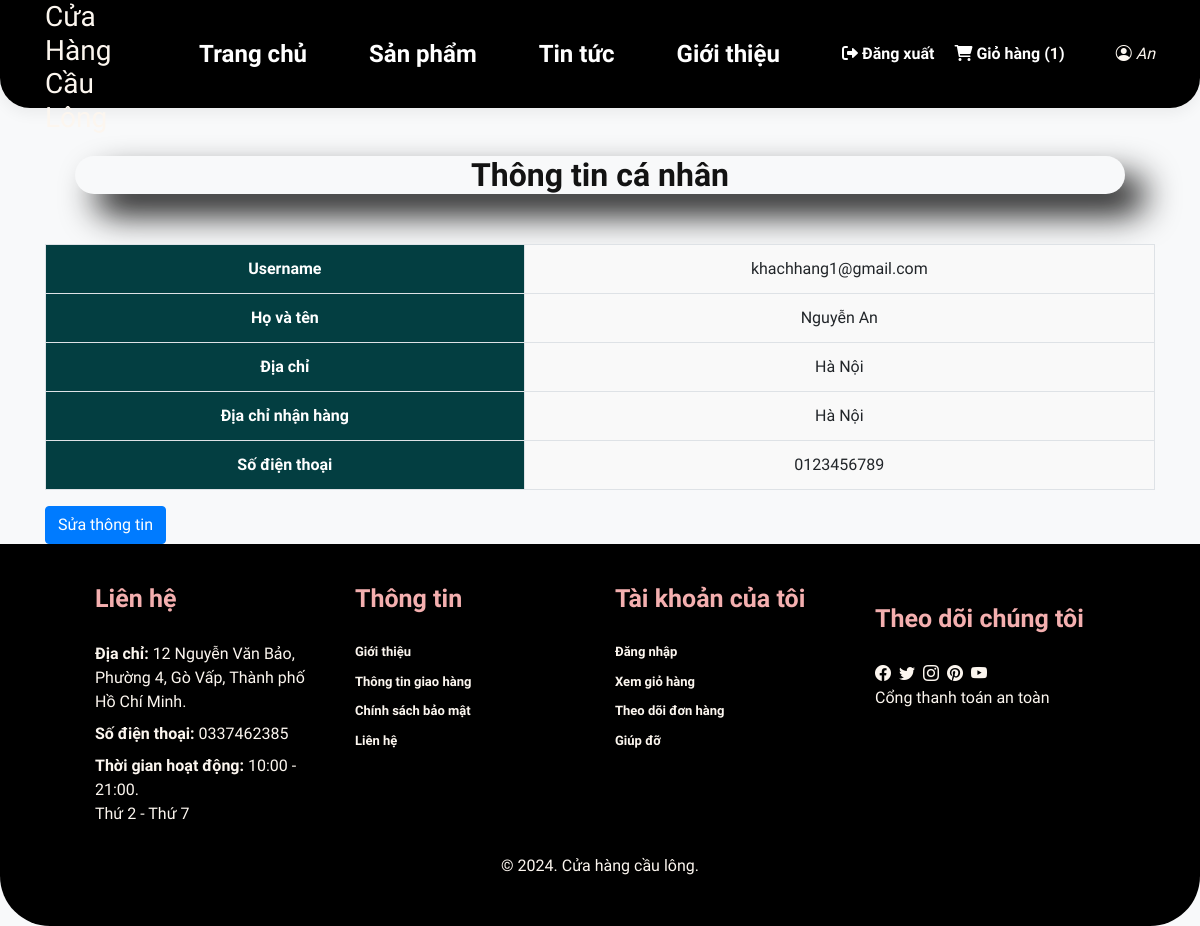
The page /KETHOP/thong_tin_ca_nhan.php (signed in) on the database its author committed.
### tables this page shows
CREATE TABLE `khachhang` (
  `id` int(11) NOT NULL,
  `username` varchar(100) NOT NULL,
  `password` varchar(255) NOT NULL,
  `phanquyen` int(11) NOT NULL,
  `hodem` varchar(50) NOT NULL,
  `ten` varchar(50) NOT NULL,
  `diachi` varchar(255) NOT NULL,
  `diachinhanhang` varchar(255) NOT NULL,
  `dienthoai` varchar(15) NOT NULL,
  `landangnhapgannhat` datetime DEFAULT NULL
);

### KETHOP/myclass/clskhachhang.php (called while the page is built, shortened)
<?php
include("clstmdt.php");
class khachhang extends tmdt
{
    public function xuatdanhsachcongty($sql) {
        $link = $this->connect();
        $ketqua = mysql_query($sql, $link);
        $i = mysql_num_rows($ketqua);
        if ($i > 0) {
            while ($row = mysql_fetch_array($ketqua)) {
                $idcty = $row['idcty'];
                $tencty = $row['tencty'];
                echo '<a href="index.php?id=' . $idcty . '">' . $tencty . '</a>';
                echo '<br>';
            }
        } else {
            echo 'Đang cập nhật công ty.';
        }
    }
}
?>

### KETHOP/myclass/clstmdt.php (called while the page is built, shortened)
<?php
	class tmdt{
		public function connect()
		{
			$con=mysql_connect("localhost","caulong","123");
			if(!$con)
			{
				echo 'Khong ket noi dc csdl';
				exit();
			}else{
					return $con;
				}
			}
			public function Laycot($sql)
			{
				$link=$this->connect();
				$ketqua=mysql_query($sql,$link);
				$i=mysql_num_rows($ketqua);
				$giatri='';
				if($i>0)
				{
					while($row=mysql_fetch_array($ketqua))
					{
						$gt=$row[0];
						$giatri=$gt;
					}
				}
				return $giatri;
			}
}
?>

### KETHOP/thong_tin_ca_nhan.php (the view, shortened to what this page needs)
<?php
$idkhachhang = $_SESSION['id'];
$tmdt = new login();
$link = $tmdt->connect();
$sql = "SELECT username, hodem, ten, diachi, diachinhanhang, dienthoai FROM khachhang WHERE id='$idkhachhang'";
$result = mysql_query($sql, $link);
?>
<?php
include ("myclass/clskhachhang.php");
$p = new khachhang();
if (isset($_SESSION['id']) && isset($_SESSION['user']) && isset($_SESSION['pass']) && isset($_SESSION['phanquyen'])) {
    $idkh = $_SESSION['id'];
    $tenkh = $p->Laycot("SELECT ten FROM khachhang WHERE id='$idkh' LIMIT 1");
    $cart_count = $p->Laycot("SELECT SUM(soluong) FROM giohang WHERE idkhachhang = '$idkh' LIMIT 1");
} else {
    $idkh = null;
    $tenkh = null;
    $cart_count = 0;
}
?>
<!doctype html>
<html lang="vi">
<head>
    <link rel="stylesheet" href="https://cdnjs.cloudflare.com/ajax/libs/font-awesome/6.0.0-beta3/css/all.min.css">
    <link rel="stylesheet" type="text/css" href="./css/home.css">
    <link rel="stylesheet" type="text/css" href="./css/chinhsach.css">
    <link rel="stylesheet" href="https://cdn.jsdelivr.net/npm/bootstrap-icons@1.11.1/font/bootstrap-icons.css">
    <link rel="stylesheet" type="text/css" href="./bootstrap-4.0.0-dist (1)/css/bootstrap.min.css">
</head>
<body>
<div class="container-lg">
    <header id="header">
        <div class="container d-flex justify-content-between align-items-center">
            <a href="../index.php" class="logo h3">Cửa Hàng Cầu Lông</a>
            <nav>
                <ul class="nav">
                    <li class="nav-item"><a class="nav-link text-white" href="./index.php">Trang chủ</a></li>
                    <li class="nav-item dropdown">
                        <a class="nav-link text-white " href="" id="navbarDropdown" role="button" data-toggle="dropdown" aria-haspopup="true" aria-expanded="false">Sản phẩm</a>
                            <?php $p->xuatdanhsachcongty("SELECT * FROM congty ORDER BY tencty ASC"); ?>
                    </li>
                    <li class="nav-item"><a class="nav-link text-white" href="TinTuc.php">Tin tức</a></li>
                    <li class="nav-item"><a class="nav-link text-white" href="gioithieu.php">Giới thiệu</a></li>
                </ul>
            </nav>
              <div class="user-icons">
                    <?php if ($idkh !== null): ?>
                        <a style="text-decoration: none;" href="../logout/logout.php" class="text-white mx-2">
                            <i class="fas fa-sign-out-alt"></i> Đăng xuất
                        </a>
                    <?php else: ?>
                        <a style="text-decoration: none;" href="../login/index.php" class="text-white mx-2">
                            <i class="fas fa-user"></i> Đăng nhập
                        </a>
                    <?php endif; ?>
                    <a style="text-decoration: none;" href="giohang.php" class="text-white mx-2">
                        <i class="fas fa-shopping-cart"></i> Giỏ hàng (<span id="cart-count"><?php echo $cart_count; ?></span>)
                    </a>
                </div>
                <div class="menu-hover-container" style="margin-left: 20px;">
                    <?php
                    if (isset($tenkh)) {
                        echo '
                        <div class="menu-hover">
  				<i class="bi bi-person-circle  "> <span class="user-info">' . htmlspecialchars($tenkh) . '</span></i>
                            <div class="menu-content">
                                <a href="thong_tin_ca_nhan.php">Thông tin cá nhân</a>
                                <a href="trang_thai_don_hang.php">Trạng thái đơn hàng</a>
                                <a href="lich_su_dang_nhap.php">Lịch sử đăng nhập</a>
                            </div>
                        </div>';
                    }
                    ?>
                </div>
        </div>
    </header>
    <div class="container mt-5">
        <h2 style="margin-bottom:50px; text-align:center; font-weight:bold;">Thông tin cá nhân</h2>
        <table class="table table-bordered">
            <tr>
                <th>Username</th>
                <td><?php echo htmlspecialchars($row['username']); ?></td>
            </tr>
            <tr>
                <th>Họ và tên</th>
                <td><?php echo htmlspecialchars($row['hodem'] . ' ' . $row['ten']); ?></td>
            </tr>
            <tr>
                <th>Địa chỉ</th>
                <td><?php echo htmlspecialchars($row['diachi']); ?></td>
            </tr>
            <tr>
                <th>Địa chỉ nhận hàng</th>
                <td><?php echo htmlspecialchars($row['diachinhanhang']); ?></td>
            </tr>
            <tr>
                <th>Số điện thoại</th>
                <td><?php echo htmlspecialchars($row['dienthoai']); ?></td>
            </tr>
        </table>
        <a href="sua_thong_tin.php" class="btn btn-primary">Sửa thông tin</a>
    </div>
        <footer id="footer" class="section-p1">
            <div class="col">
                <h4>Liên hệ</h4>
                <p><strong>Địa chỉ:</strong> 12 Nguyễn Văn Bảo, Phường 4, Gò Vấp, Thành phố Hồ Chí Minh.</p>
                <p><strong>Số điện thoại:</strong> 0337462385</p>
                <p><strong>Thời gian hoạt động:</strong> 10:00 - 21:00. <br>Thứ 2 - Thứ 7</p>
            </div>
            <div class="col">
                <h4>Thông tin</h4>
                <a href="gioithieu.php">Giới thiệu</a>
                <a href="ChinhSachKH.php">Thông tin giao hàng</a>
                <a href="baomat.php">Chính sách bảo mật</a>
                <a href="LienHe.php">Liên hệ</a>
            </div>
            <div class="col">
                <h4>Tài khoản của tôi</h4>
                <a href="./login.html">Đăng nhập</a>
                <a href="../giohang.php">Xem giỏ hàng</a>
                <a href="#">Theo dõi đơn hàng</a>
                <a href="#">Giúp đỡ</a>
            </div>
            <div class="col install">
                <div class="follow">
                    <h4>Theo dõi chúng tôi</h4>
                    <div class="icon">
                        <i class="bi bi-facebook"></i>
                        <i class="bi bi-twitter"></i>
                        <i class="bi bi-instagram"></i>
                        <i class="bi bi-pinterest"></i>
                        <i class="bi bi-youtube"></i>
                    </div>
                </div>
                <p>Cổng thanh toán an toàn</p>
            </div>
            <div class="copyright">
                 <p>© 2024. Cửa hàng cầu lông.</p>
            </div>
        </footer>
</body>
</html>

### KETHOP/css/home.css (style rules this page uses)
* { margin: 0; padding: 0; box-sizing: border-box; font-family: 'Smooch Sans', sans-serif; }
h2 { font-size: 46px; line-height: 54px; color: #930506; }
h4 { font-size: 20px; color: black; }
p { font-size: 16px; color: #e8bcb9; margin: 15px 0 20px 0; }
.section-p1 { padding: 40px 80px; }
body { width: 100%; }
#header .logo { width: 100px; height: 100px; border-radius: 90px; }
#header { display: flex; align-items: center; color: #fcf6ef; box-shadow: 0 5px 15px rgba(0,0,0,0.06); border-bottom-left-radius: 30px; border-bottom-right-radius: 30px; justify-content: space-around; background-color: black; }
.bi,#cart-count,.nav-link { color: #fcf6ef; }
#footer { background-color: black ; display: flex; flex-wrap: wrap; justify-content: space-between; border-bottom-right-radius: 50px; border-bottom-left-radius: 50px; }
#footer .col { display: flex; flex-direction: column; align-items: flex-start; margin-bottom: 20px; color: #f4afaf; }
#footer p { color: #fcf6ef; margin: 0 0 8px 0; }
#footer h4 { font-weight: bolder; font-size: 25px; padding-bottom: 20px; }
#footer a { color: #fcf6ef; font-size: 13px; text-decoration: none; padding-bottom: 10px; }
#footer .follow { margin-top: 20px; }
#footer .follow i { padding-right: 4px; cursor: pointer; }
#footer .copyright { width: 100%; text-align: center; }
.menu-hover-container { position: relative; display: inline-block; }
.menu-hover { position: relative; display: inline-block; color: white; cursor: pointer; }
a { text-decoration: none; color: inherit; font-weight:bolder; }
.nav { display: flex; justify-content: center; flex-wrap: wrap; }
.nav-item { margin: 0 15px; }
.nav-link { font-size: 1.5rem; color: white; text-align: center; }
nav { display: grid; place-items: center; }
nav ul { display: grid; grid-template-columns: repeat(4, auto); justify-content: center; padding: 0; list-style: none; }

### KETHOP/css/chinhsach.css (style rules this page uses)
h2 { box-shadow: 20px 20px 34px; border-radius: 20px; margin: 30px; }
h4 { font-weight: bold; }

### KETHOP/thong_tin_ca_nhan.php (style rules this page uses)
body { background-color: #f8f9fa; font-family: Arial, sans-serif; }
h2 { color: #131313; margin-bottom: 30px; }
.table { background-color: #f9f9f9; }
th { background-color: #033E41; color: white; text-align: center; }
td { text-align: center; }
.btn-primary { background-color: #007bff; border-color: #007bff; }

### rows shown on the page
khachhang: ten "An", username "khachhang1@gmail.com", hodem+ten "Nguyễn An", diachi "Hà Nội", diachinhanhang "Hà Nội", dienthoai "0123456789"

### other values the page prints
$cart_count "1"
